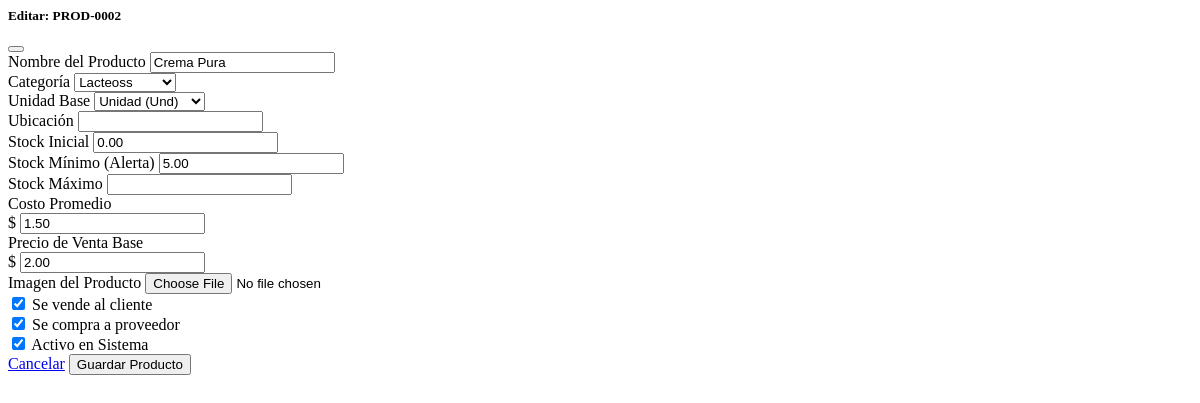
Before: /inventario/editar/2/ with the older database file.
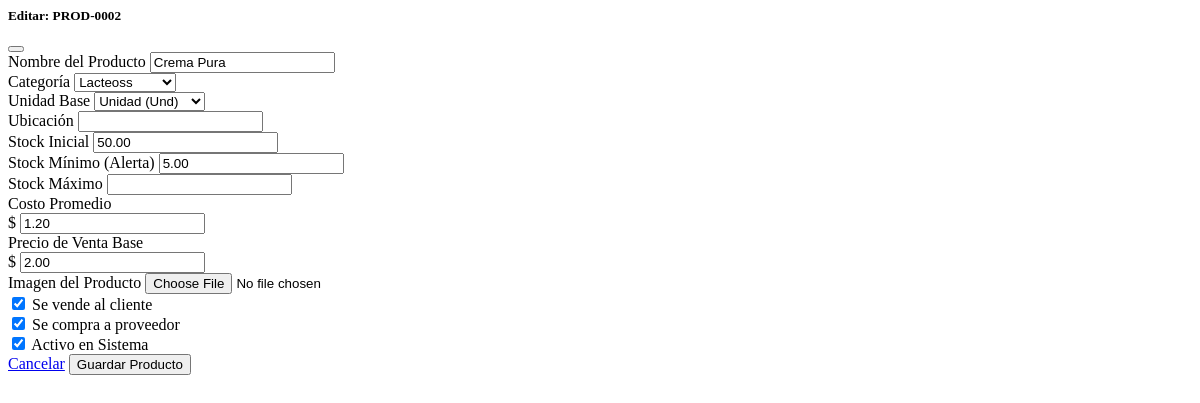
After: the same page with the newer database file.
### core/models.py (models this page shows, shortened)
class Producto(models.Model):
    UNIDADES_BASE = [
        ('und', 'Unidad (Und)'),
        ('lb', 'Libra (Lb)'),
        ('oz', 'Onza (Oz)'),
        ('kg', 'Kilogramo (Kg)'),
        ('lt', 'Litro (Lt)'),
        ('gal', 'Galón (Gal)'),
        ('mts', 'Metro (Mts)'),
    ]
    codigo = models.CharField(max_length=50, unique=True, verbose_name="Código / SKU")
    nombre = models.CharField(max_length=200, verbose_name="Nombre del Producto")
    categoria = models.ForeignKey('Categoria', on_delete=models.PROTECT, related_name='productos', verbose_name="Categoría")
    unidad_medida_base = models.CharField(max_length=10, choices=UNIDADES_BASE, default='und', verbose_name="Unidad Base")
    ubicacion = models.CharField(max_length=50, blank=True, null=True, verbose_name="Ubicación en Bodega")
    stock = models.DecimalField(max_digits=10, decimal_places=2, default=0.00, verbose_name="Stock Actual")
    stock_minimo = models.DecimalField(max_digits=10, decimal_places=2, default=5.00, verbose_name="Stock Mínimo")
    stock_maximo = models.DecimalField(max_digits=10, decimal_places=2, null=True, blank=True, default=None, verbose_name="Stock Máximo")
    precio_costo = models.DecimalField(max_digits=10, decimal_places=2, default=0.00, verbose_name="Costo Promedio (Unidad Base)")
    precio_venta = models.DecimalField(max_digits=10, decimal_places=2, default=0.00, verbose_name="Precio Venta (Unidad Base)")
    es_vendible = models.BooleanField(default=True, verbose_name="¿Se vende al cliente?")
    es_comprable = models.BooleanField(default=True, verbose_name="¿Se compra a proveedores?")
    imagen = models.ImageField(upload_to='productos/', blank=True, null=True, verbose_name="Imagen")
    activo = models.BooleanField(default=True, verbose_name="¿Activo?")
    fecha_creacion = models.DateTimeField(auto_now_add=True)
    fecha_actualizacion = models.DateTimeField(auto_now=True)
    class Meta:
        verbose_name = "Producto"
        verbose_name_plural = "Inventario"
        ordering = ['nombre']

### core/views.py (the view)
# urls.py: path('inventario/editar/<int:pk>/', editar_producto, name='editar_producto'),
def editar_producto(request, pk):
    producto = get_object_or_404(Producto, pk=pk)
    if request.method == 'POST':
        form = ProductoForm(request.POST, request.FILES, instance=producto)
        if form.is_valid():
            form.save()
            response = HttpResponse(status=204)
            response['HX-Trigger'] = 'productoActualizado'
            return response
    else:
        form = ProductoForm(instance=producto)
    return render(request, 'core/partials/producto_form.html', {
        'form': form,
        'titulo_modal': f'Editar: {producto.codigo}'
    })

### core/forms.py
class ProductoForm(forms.ModelForm):
    class Meta:
        model = Producto
        fields = [
            'nombre', 'categoria', 'unidad_medida_base',
            'ubicacion', 'stock', 'stock_minimo', 'stock_maximo',
            'precio_costo', 'precio_venta', 'es_vendible',
            'es_comprable', 'imagen', 'activo'
        ]
    def __init__(self, *args, **kwargs):
        super().__init__(*args, **kwargs)
        for field_name, field in self.fields.items():
            if isinstance(field.widget, forms.CheckboxInput):
                field.widget.attrs['class'] = 'form-check-input'
            else:
                field.widget.attrs['class'] = 'form-control'
        self.fields['stock'].widget.attrs['readonly'] = True
        self.fields['stock'].initial = 0.00
        self.fields['stock'].help_text = "Bloqueado. El stock se gestiona vía compras o ajustes."

### core/models.py (called while the page is built)
    def __str__(self):
        return self.nombre

### templates/core/partials/producto_form.html (shortened to what this page needs)
<div class="modal-content">
  <div class="modal-header">
      <h5 class="modal-title">{{ titulo_modal|default:"Nuevo Producto" }}</h5>
      <button type="button" class="btn-close" data-bs-dismiss="modal" aria-label="Close"></button>
  </div>
  <form hx-post="{% url 'crear_producto' %}" hx-target="#dialog" autocomplete="off" enctype="multipart/form-data">
      <div class="modal-body">
          <div class="row">
              <div class="col-md-8 mb-3">
                  <label class="form-label required">Nombre del Producto</label>
                  {{ form.nombre }}
              </div>
              <div class="col-md-4 mb-3">
                  <label class="form-label required">Categoría</label>
                  {{ form.categoria }}
              </div>
          </div>
          <div class="row">
              <div class="col-md-4 mb-3">
                  <label class="form-label required">Unidad Base</label>
                  {{ form.unidad_medida_base }}
              </div>
              <div class="col-md-4 mb-3">
                  <label class="form-label">Ubicación</label>
                  {{ form.ubicacion }}
              </div>
              <div class="col-md-4 mb-3">
                  <label class="form-label required">Stock Inicial</label>
                  {{ form.stock }}
              </div>
          </div>
          <div class="row">
              <div class="col-md-6 mb-3">
                  <label class="form-label">Stock Mínimo (Alerta)</label>
                  {{ form.stock_minimo }}
              </div>
              <div class="col-md-6 mb-3">
                  <label class="form-label">Stock Máximo</label>
                  {{ form.stock_maximo }}
              </div>
          </div>
          <div class="row">
              <div class="col-md-6 mb-3">
                  <label class="form-label">Costo Promedio</label>
                  <div class="input-group">
                      <span class="input-group-text">$</span>
                      {{ form.precio_costo }}
                  </div>
              </div>
              <div class="col-md-6 mb-3">
                  <label class="form-label">Precio de Venta Base</label>
                  <div class="input-group">
                      <span class="input-group-text">$</span>
                      {{ form.precio_venta }}
                  </div>
              </div>
          </div>
          <div class="row">
               <div class="col-12 mb-3">
                  <label class="form-label">Imagen del Producto</label>
                  {{ form.imagen }}
              </div>
          </div>
          <div class="row mt-2 p-3 rounded border">
              <div class="col-md-4">
                  <label class="form-check form-switch">
                      {{ form.es_vendible }}
                      <span class="form-check-label">Se vende al cliente</span>
                  </label>
              </div>
              <div class="col-md-4">
                  <label class="form-check form-switch">
                      {{ form.es_comprable }}
                      <span class="form-check-label">Se compra a proveedor</span>
                  </label>
              </div>
              <div class="col-md-4">
                  <label class="form-check form-switch">
                      {{ form.activo }}
                      <span class="form-check-label">Activo en Sistema</span>
                  </label>
              </div>
          </div>
      </div>
      <div class="modal-footer">
          <a href="#" class="btn btn-link link-secondary" data-bs-dismiss="modal">Cancelar</a>
          <button type="submit" class="btn btn-primary ms-auto">
              Guardar Producto
          </button>
      </div>
  </form>
</div>

Changed rows visible on the page:
changed Producto "Crema Pura": stock "0.00" → "50.00"; precio_costo "1.50" → "1.20"
